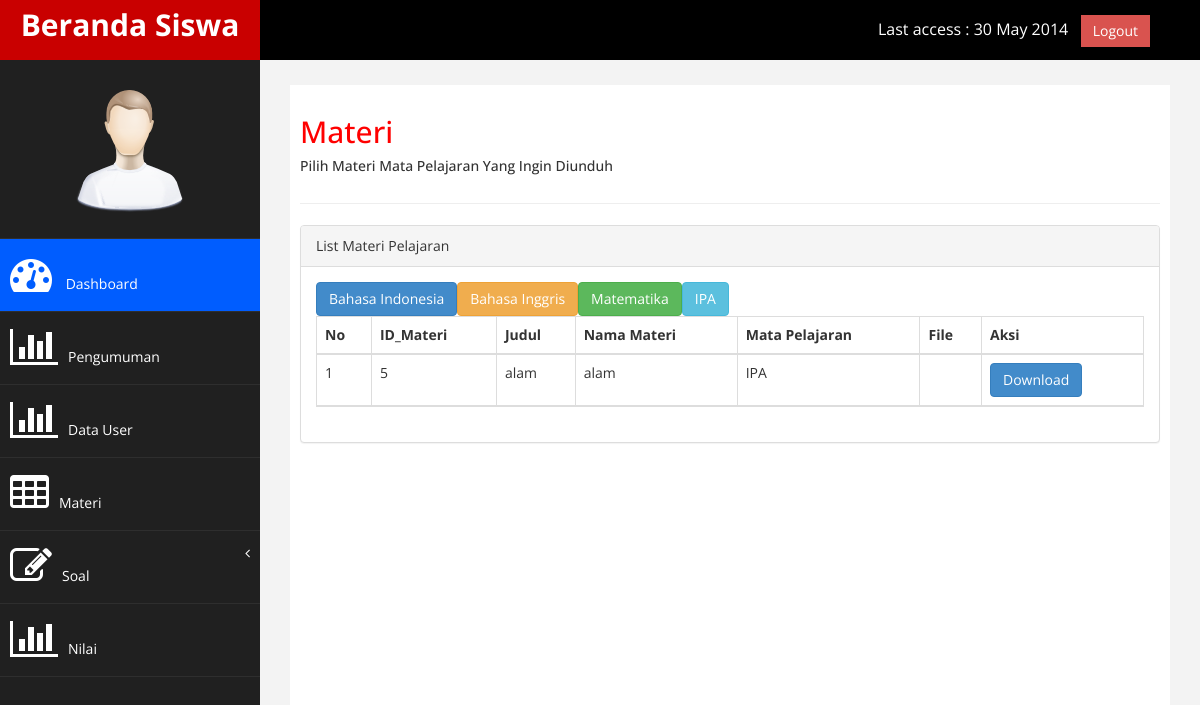
Screenshot of /materiip.php with the database file from the repository.
### tables this page shows
CREATE TABLE `materi` (
  `id_materi` int(10) NOT NULL,
  `judul_materi` varchar(100) NOT NULL,
  `nama_materi` varchar(100) NOT NULL,
  `file_materi` varchar(100) NOT NULL,
  `id_tugas` int(10) NOT NULL,
  `id_mapel` int(10) NOT NULL,
  `id_guru` int(10) NOT NULL,
  `id_ujian` int(10) NOT NULL,
  `mapel` varchar(100) NOT NULL
);

### materiip.php (the view, shortened to what this page needs)
<?php
    include "koneksi.php";
?>
<!DOCTYPE html>
<html xmlns="http://www.w3.org/1999/xhtml">
<head>
    <link href="assets/css/bootstrap.css" rel="stylesheet" />
    <link href="assets/css/font-awesome.css" rel="stylesheet" />
    <link href="assets/js/morris/morris-0.4.3.min.css" rel="stylesheet" />
    <link href="assets/css/custom.css" rel="stylesheet" />
</head>
<body>
    <div id="wrapper">
        <nav class="navbar navbar-default navbar-cls-top " role="navigation" style="margin-bottom: 0">
            <div class="navbar-header">
                <a class="navbar-brand" href="beranda_siswa.php">Beranda Siswa</a>
            </div>
  <div style="color: white;
padding: 15px 50px 5px 50px;
float: right;
font-size: 16px;"> Last access : 30 May 2014 &nbsp; <a href="logout_siswa.php" class="btn btn-danger square-btn-adjust">Logout</a> </div>
        </nav>
                <nav class="navbar-default navbar-side" role="navigation">
            <div class="sidebar-collapse">
                <ul class="nav" id="main-menu">
                <li class="text-center">
                    <img src="assets/img/find_user.png" class="user-image img-responsive"/>
                    </li>
                    <li>
                        <a class="active-menu"  href="beranda_siswa.php"><i class="fa fa-dashboard fa-3x"></i> Dashboard</a>
                    </li>
                    <li>
                        <a  href="pgmn.php"><i class="fa fa-bar-chart-o fa-3x"></i>Pengumuman</a>
                    </li>
                    <li>
                        <a  href="user_siswa.php"><i class="fa fa-bar-chart-o fa-3x"></i>Data User</a>
                    </li>
                    <li  >
                        <a  href="dlmateri.php"><i class="fa fa-table fa-3x"></i>Materi</a>
                    </li>
                    <li>
                            <a  href="soal.php"><i class="fa fa-edit fa-3x"></i>Soal<span class="fa arrow"></span></a>
                        </li>
                    <li>
                        <a href="lihat_nilai.php"><i class="fa fa-bar-chart-o fa-3x"></i>Nilai</a>
                    </li>
                </ul>
            </div>
        </nav>
        <div id="page-wrapper" >
            <div id="page-inner">
                <div class="row">
                    <div class="col-md-12">
                     <h2>Materi</h2>
                        <h5>Pilih Materi Mata Pelajaran Yang Ingin Diunduh</h5>
                    </div>
                </div>
                <hr />
                <div class="col-md-3 col-sm-6 col-xs-6"> </div>
<div class="row">
                <div class="col-md-12">
                    <div class="panel panel-default">
                        <div class="panel-heading">
                             List Materi Pelajaran
                        </div>
                        <div class="panel-body">
                            <div class="table-responsive">
                                <table class="table table-striped table-bordered table-hover" id="dataTables-example">
                                    <thead>
                                    <tr>
                                        <a class="btn btn-primary " href="dlmateri.php">Bahasa Indonesia</a>
                                        <a class="btn btn-warning " href="materibig.php">Bahasa Inggris</a>
                                        <a class="btn btn-success " href="materima.php">Matematika</a>
                                        <a class="btn btn-info " href="materiip.php">IPA</a>
                                    </tr>
                                        <tr>
                                            <th>No</th>
                                            <th>ID_Materi</th>
                                            <th>Judul</th>
                                            <th>Nama Materi</th>
                                            <th>Mata Pelajaran</th>
                                            <th>File</th>
                                            <th>Aksi</th>
                                        </tr>
                                        <?php
                                        $no = 1;
                                        $qry = mysqli_query($koneksi,"SELECT * FROM materi WHERE mapel IN ('IPA')");
                                        while($data=mysqli_fetch_array($qry)) {
                                        ?>
                                        <tr>
                                            <td><?php echo $no++; ?></td>
                                            <td><?php echo $data['id_materi'];?></td>
                                            <td><?php echo $data['judul_materi'];?></td>
                                            <td><?php echo $data['nama_materi'];?></td>
                                            <td><?php echo $data['mapel'];?></td>
                                            <td><?php echo $data['file_materi'];?></td>
                                            <td>
                <a class="btn btn-primary " onclick="return confirm('Ingin Mendownload ?')" >Download</a>
                                            </td>
                                        </tr>
                                        <?php } ?>
                                    </thead>
                                </table>
                            </div>
                        </div>
                    </div>
    </div>
</div>
</body>
</html>

### assets/css/custom.css (style rules this page uses)
body { font-family: 'Open Sans', sans-serif; }
#wrapper { width: 100%; background:#202020; }
#page-wrapper { padding: 15px 15px; min-height: 600px; background:#F3F3F3; }
#page-inner { width:100%; margin:10px 20px 10px 0px; background-color:#fff!important; padding:10px; min-height:1200px; }
.text-center { text-align:center; }
h2 { color: #f00; }
.square-btn-adjust { border: 0px solid transparent; -webkit-border-radius: 0px; -moz-border-radius: 0px; border-radius: 0px; }
.user-image { margin: 25px auto; -webkit-border-radius: 10px; -moz-border-radius: 10px; border-radius: 10px; max-height:170px; max-width:170px; }
.navbar-cls-top .navbar-brand { color: #fff; background: #005dff; width: 260px; text-align: center; height: 60px; font-size: 30px; font-weight: 700; }
.active-menu { background-color:#005dff!important; }
.arrow { float: right; }
.fa.arrow:before { content: "\f104"; }
.sidebar-collapse , .sidebar-collapse .nav { background:none; }
.sidebar-collapse .nav { padding:0; }
.sidebar-collapse .nav > li > a { color:#fff; background:#202020; text-shadow:none; }
.sidebar-collapse > .nav > li > a { padding:15px 10px; }
.sidebar-collapse > .nav > li { border-bottom: 1px solid rgba(107, 108, 109, 0.19); }
.navbar-side { border:none; background-color: #202020; }
.navbar-cls-top { background:#000; border-bottom:none; }
.navbar-default { border:0px solid black; }
.navbar-header { background: #A70303; }
.nav > li > a > i { margin-right:10px; }
@media (min-width:768px) { #page-wrapper { margin: 0 0 0 260px; padding: 15px 30px; min-height: 1200px; } }
@media (min-width:768px) { .navbar-side { z-index: 1; position: absolute; width: 260px; } }
@media (min-width:768px) { .navbar { border-radius: 0px; } }

### rows the page displays
materi: id_materi "5", judul_materi "alam", nama_materi "alam", mapel "IPA"
